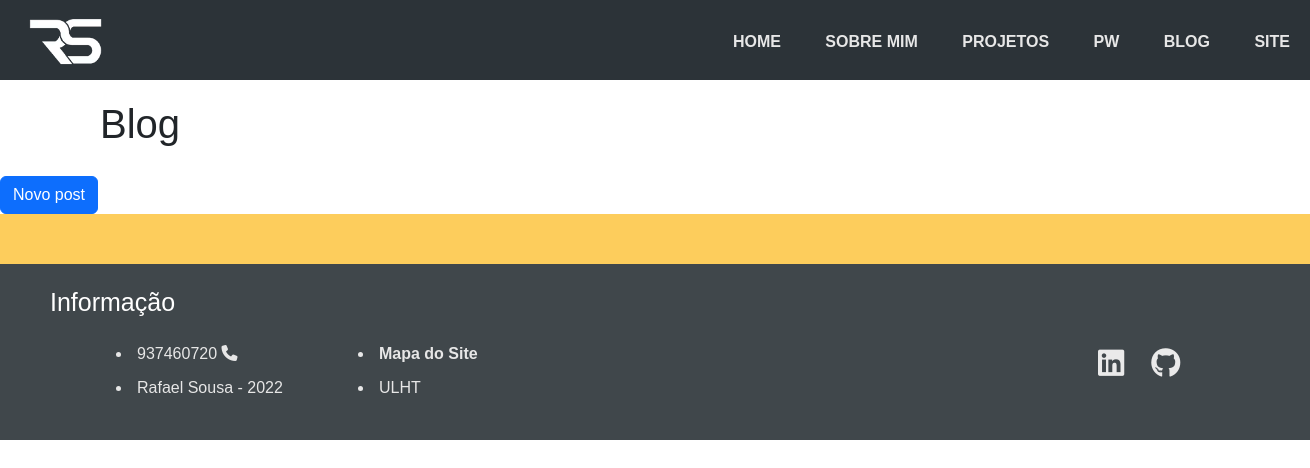
/blog, run on an earlier commit of the app's database.
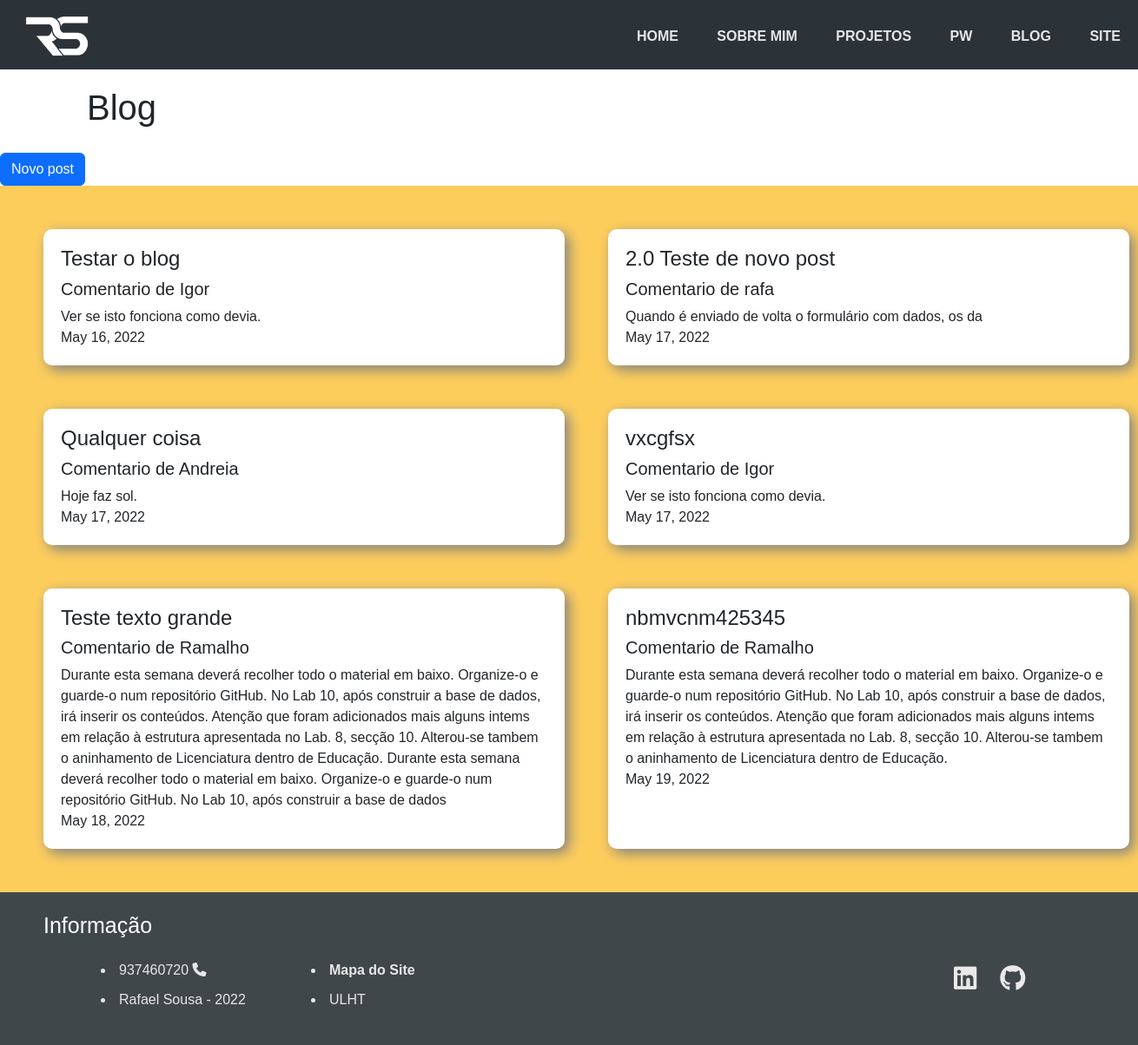
And on a later commit of the database.
### portfolio/models.py (models this page shows, shortened)
class Post(models.Model):
    autor = models.CharField(max_length=20)
    data = models.DateField(auto_now_add=True)
    titulo = models.CharField(max_length=30)
    descricao = models.CharField(max_length=500)

### portfolio/views.py (the view)
# urls.py: path('blog', views.blog_page_view, name='blog'),
def blog_page_view(request):
    context = {'posts': Post.objects.all()}
    return render(request, 'portfolio/blog.html', context)

### portfolio/templates/portfolio/blog.html
{% extends 'portfolio/layout.html' %}
{% block main %}
    <h1 class="b_titulo">Blog</h1>
    <a class="btn btn-primary" href="{% url 'portfolio:novo' %}" role="button">Novo post</a>
   <div class="posts">
        {% for post in posts %}
             <div class="post">
                 <h4 class="p_titulo">{{ post.titulo }}</h4>
                 <h5 class="p_autor">Comentario de {{ post.autor }}</h5>
                 <p class="p_texto">{{ post.descricao }}</p>
                 <p class="card-text">{{ post.data }}</p>
             </div>
        {% endfor %}
    </div>
{% endblock %}

What changed in the data, as far as the page shows it:
added Post: titulo "Testar o blog", autor "Igor", descricao "Ver se isto fonciona como devia.", data "May 16, 2022"
added Post: titulo "2.0 Teste de novo post", autor "rafa", descricao "Quando é enviado de volta o formulário com dados, os da", data "May 17, 2022"
added Post: titulo "Qualquer coisa", autor "Andreia", descricao "Hoje faz sol.", data "May 17, 2022"
added Post: titulo "vxcgfsx", autor "Igor", descricao "Ver se isto fonciona como devia.", data "May 17, 2022"
added Post: titulo "Teste texto grande", autor "Ramalho", descricao "Durante esta semana deverá recolher todo o material em baixo. Organize-o e guarde-o num repositório GitHub. No Lab 10, após construir a base de dados, irá inserir os conteúdos. Atenção que foram adicionados mais alguns intems em relação à estrutura apresentada no Lab. 8, secção 10. Alterou-se tambem o aninhamento de Licenciatura dentro de Educação. Durante esta semana deverá recolher todo o material em baixo. Organize-o e guarde-o num repositório GitHub. No Lab 10, após construir a base de dados", data "May 18, 2022"
added Post: titulo "nbmvcnm425345", autor "Ramalho", descricao "Durante esta semana deverá recolher todo o material em baixo. Organize-o e guarde-o num repositório GitHub. No Lab 10, após construir a base de dados, irá inserir os conteúdos. Atenção que foram adicionados mais alguns intems em relação à estrutura apresentada no Lab. 8, secção 10. Alterou-se tambem o aninhamento de Licenciatura dentro de Educação.", data "May 19, 2022"
